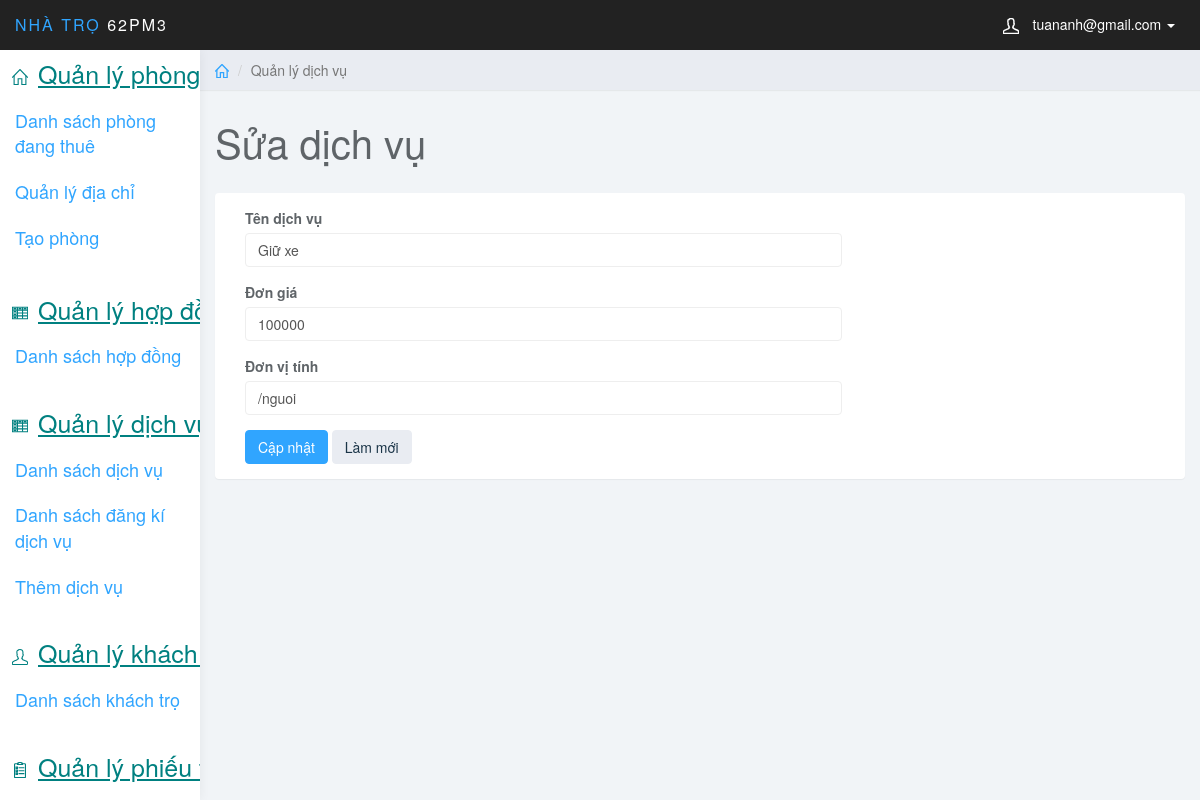
The app's page /QLPT_1/index.php?page_layout=edit_dvu&MaDV=1 (signed in) with its own data.
### tables this page shows
CREATE TABLE `dichvu` (
  `MaDV` int(11) NOT NULL,
  `TenDV` varchar(50) NOT NULL,
  `DonGia` decimal(18,0) NOT NULL,
  `DonViTinh` varchar(50) DEFAULT NULL
);

### QLPT_1/QL_DVu/edit_dv.php (the view, shortened to what this page needs)
<?php
    $maDVU=$_GET['MaDV'];
    $sql= "SELECT * FROM dichvu
    WHERE MaDV=$maDVU";
    $query=mysqli_query($conn, $sql);
    $row=mysqli_fetch_array($query);
?>
<div class="col-sm-9 col-sm-offset-3 col-lg-10 col-lg-offset-2 main">
        <div class="row">
            <ol class="breadcrumb">
                <li><a href="#"><svg class="glyph stroked home"><use xlink:href="#stroked-home"></use></svg></a></li>
                <li class="active">Quản lý dịch vụ</li>
            </ol>
        </div>
        <div class="row">
            <div class="col-lg-12">
                <h1 class="page-header"> Sửa dịch vụ</h1>
            </div>
        </div>
        <div class="row">
            <div class="col-lg-12">
                <div class="panel panel-default">
                    <div class="panel-body">
                        <div class="col-md-8">
                            <form role="form" method="post">
                                <div class="form-group">
                                    <label>Tên dịch vụ</label>
                                    <input name="TenDV" required type="text" value="<?php echo $row['TenDV'] ?>" class="form-control">
                                </div>
                                <div class="form-group">
                                    <label>Đơn giá</label>
                                    <input name="DonGia" required type="text" inputmode="decimal" value="<?php echo $row['DonGia'] ?>" class="form-control">
                                </div>
                                <div class="form-group">
                                    <label>Đơn vị tính</label>
                                    <input name="DonViTinh" required  type="text" value="<?php echo $row['DonViTinh'] ?>" class="form-control">
                                </div>
                                <button type="submit" name="sbm" class="btn btn-primary">Cập nhật</button>
                                <button type="reset" class="btn btn-default">Làm mới</button>
                            </div>
                    </div>
                </div>
            </div>
        </div>
    </div>

### QLPT_1/design/css/styles.css (style rules this page uses)
body { background: #f1f4f7; padding-top: 50px; color: #5f6468; }
a, a:hover, a:focus { color: #30a5ff; }
h1, h2, h3, h4, h5, h6 { color: #5f6468; }
h1 { font-weight: 300; font-size: 40px; }
.form-control { border: 1px solid #eee; box-shadow: none; }
.btn-default, .btn-default:hover, .btn-default:focus, .btn-default:active, .btn-default.active, .open > .dropdown-toggle.btn-default, .btn-default.disabled, .btn-default[disabled], fieldset[disabled] .btn-default, .btn-default.disabled:hover, .btn-default[disabled]:hover, fieldset[disabled] .btn-default:hover, .btn-default.disabled:focus, .btn-default[disabled]:focus, fieldset[disabled] .btn-default:focus, .btn-default.disabled:active, .btn-default[disabled]:active, fieldset[disabled] .btn-default:active, .btn-default.disabled.active, .btn-default[disabled].active, fieldset[disabled] .btn-default.active { background-color: #e9ecf2; border-color: #e9ecf2; color: #1b3548; }
.btn-primary, .btn-primary:hover, .btn-primary:focus, .btn-primary:active, .btn-primary.active, .open > .dropdown-toggle.btn-primary, .btn-primary.disabled, .btn-primary[disabled], fieldset[disabled] .btn-primary, .btn-primary.disabled:hover, .btn-primary[disabled]:hover, fieldset[disabled] .btn-primary:hover, .btn-primary.disabled:focus, .btn-primary[disabled]:focus, fieldset[disabled] .btn-primary:focus, .btn-primary.disabled:active, .btn-primary[disabled]:active, fieldset[disabled] .btn-primary:active, .btn-primary.disabled.active, .btn-primary[disabled].active, fieldset[disabled] .btn-primary.active { background-color: #30a5ff; border-color: #30a5ff; }
.panel { border: 0; }
.breadcrumb { border-radius: 0; padding: 10px 15px; background: #e9ecf2; box-shadow: 0 1px 1px rgba(0, 0, 0, .05); margin: 0 ; }
h1.page-header { margin-top: 30px; border-bottom: 0; }
.breadcrumb .glyph { height: 14px; width: 14px; margin: -2px 0 0 0; stroke-width: 4px; }

### records on screen
dichvu: TenDV "Giữ xe", DonGia "100000", DonViTinh "/nguoi"

### other values on screen
$_SESSION['mail'] "tuananh@gmail.com"
